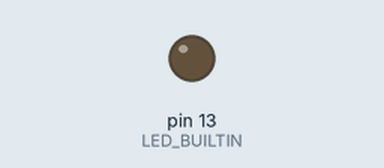
Bench run of a sketch on a simulated Arduino Uno, built with avr-gcc and run on an emulated ATmega328P. On the bench: output pins drawn as LEDs (lit = HIGH).

Above: at 2.2 s.
At 8.1 s:
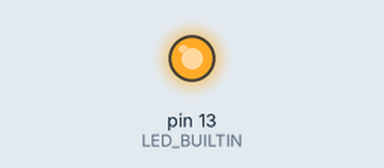
Timing chart, 0 to 8.7 s (numbered marks = the images above):
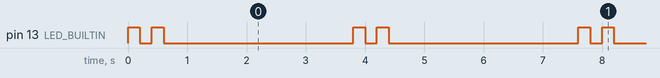

The sketch:

a04-arduino-SOS.ino
```cpp
/*
 *  A04-arduino-SOS.ino
 *
 *  Make your Arduino flash S-O-S
 *  3 short flashes, 3 long flashes, 3 short flashes
 *
 *  Update Feb 7th, 2020
 *
 *  By Jeremy Ellis twitter @rocksetta
 *  Webpage http://rocksetta.com
 *  Arduino High School Robotics Course at
 *  https://github.com/hpssjellis/arduino-high-school-robotics-course
 *
 *  Update Feb 7th, 2020
 *
 *  Note: I use LOW = 0, HIGH = 1 so that it is easier for students to move to
 *  analogRead(A0) range 0-4095
 *  analogwrite(A0) range 0-255
 */

#include <Arduino.h>  // only needed for https://platformio.org/


void setup() {
  pinMode(LED_BUILTIN, OUTPUT);
}

void loop() {

  digitalWrite(LED_BUILTIN, 1);   // LED on
  delay(200);                     // wait
  digitalWrite(LED_BUILTIN, 0);   // LED off
  delay(200);


  digitalWrite(LED_BUILTIN, 1);
  delay(200);
  digitalWrite(LED_BUILTIN, 0);
  delay(200);

  // You put code here to finish the SOS signal

  delay(3000);    // longer wait

}
```

Measured:
- by itself, pin 13 (LED_BUILTIN): repeats every 3.8 s: LOW 0.20 s, HIGH 0.20 s, LOW 3.2 s, HIGH 0.20 s
- by itself, everything shown: repeats every 3.8 s, in 4 steps
